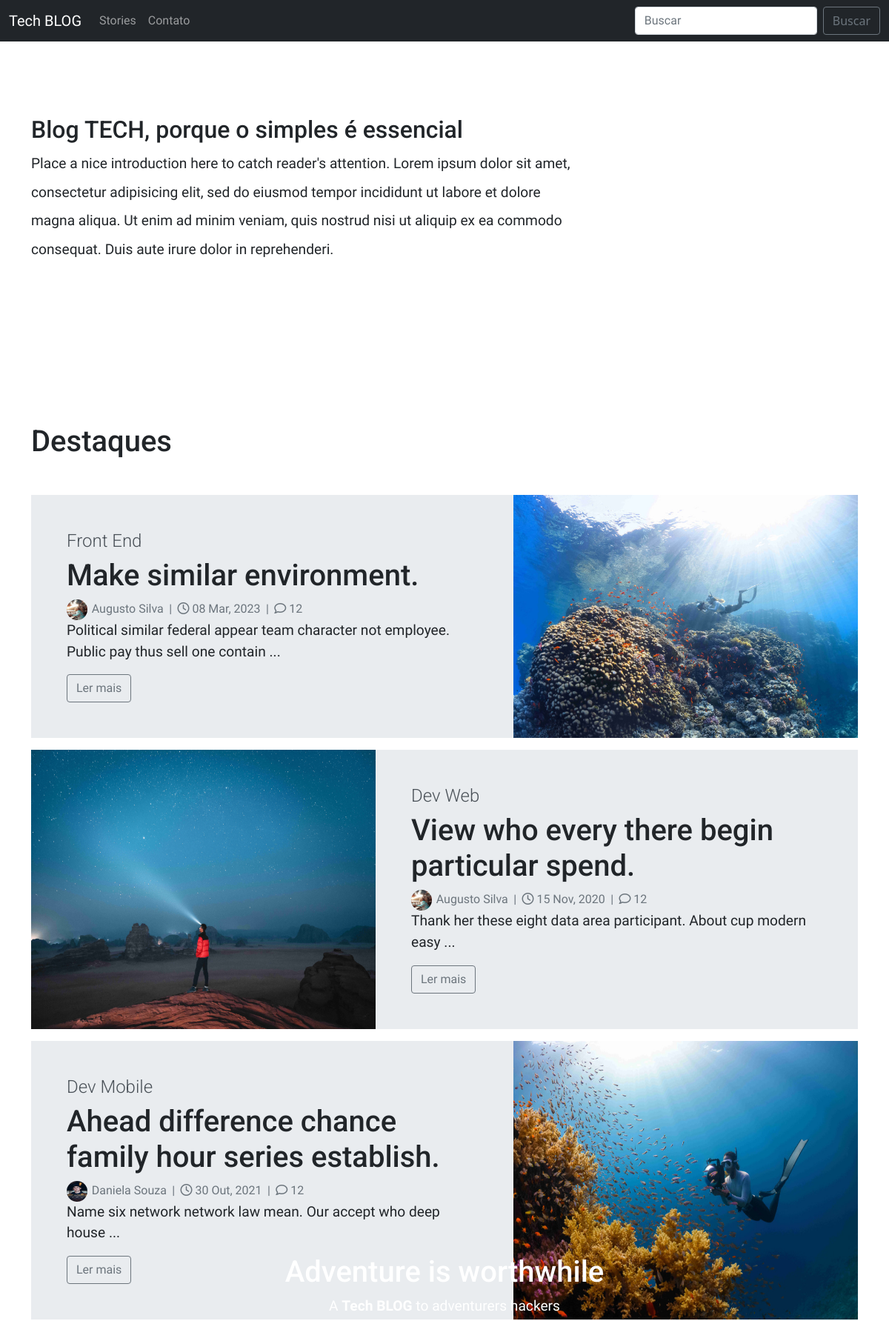
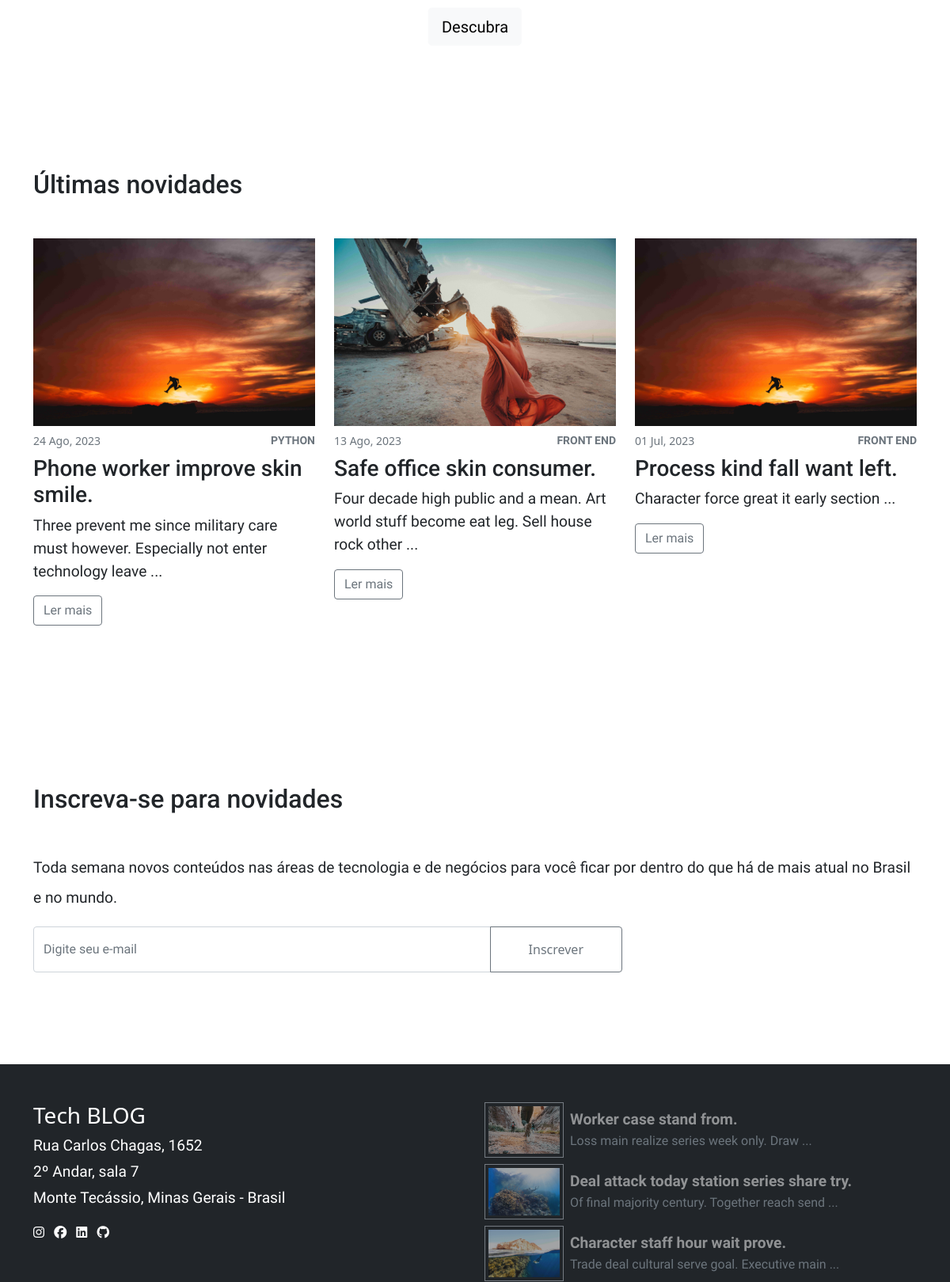
The page / (upper part) on the database its author committed (2 pictures, top to bottom).
### blog/models.py (models this page shows, shortened)
class MainFeaturedPost(models.Model):
    post = models.ForeignKey(Post, on_delete=models.CASCADE)
    active = models.BooleanField(default=True)

class Post(models.Model):
    title = models.CharField(max_length=222)
    body = RichTextUploadingField()
    created_at = models.DateTimeField(auto_now_add=True)
    author = models.ForeignKey(User, on_delete=models.CASCADE)
    category = models.ForeignKey(Category, on_delete=models.CASCADE)
    tags = models.ManyToManyField(Tag, blank=True)
    feature_image = models.ImageField(upload_to='featured_images')

class Category(models.Model):
    name = models.CharField(max_length=100)
    slug = models.CharField(max_length=100, unique=True, blank=True)
    def __str__(self):
        return self.name
    class Meta:
        verbose_name_plural = "Categorias"

class FooterFeaturedPost(models.Model):
    post = models.ForeignKey(Post, on_delete=models.CASCADE)
    active = models.BooleanField(default=True)

### users/models.py (models this page shows, shortened)
class Profile(models.Model):
    user = models.OneToOneField(User, on_delete=models.CASCADE)
    avatar = models.ImageField(upload_to='avatars/', default='default.jpg')
    bio = models.TextField()

### home/views.py (the view)
# urls.py: 2. Add a URL to urlpatterns:  path('', views.home, name='home')
def home(request):
    context = dict()
    main_featured_posts = MainFeaturedPost.objects.filter(active=True)[:3]
    for mfpost in main_featured_posts:
        mfpost.post.mini_description = format_body(mfpost.post.body, 20)
    form = NewsletterSignupForm()
    context['form'] = form
    context['main_featured_posts'] = main_featured_posts
    return render(request, 'blog/index.html', context=context)

### users/forms.py
class NewsletterSignupForm(forms.ModelForm):
    email_attrs = {"type":"text",
                   "class":"form-control py-3",
                   "placeholder":"Digite seu e-mail",
                "aria-label":"Digite seu e-mail...",
                "aria-describedby":"button-addon2"}
    email = forms.EmailField(widget=forms.EmailInput(attrs=email_attrs))
    class Meta:
        model = NewsletterUser
        fields = ['email']

### blog/utils.py (called while the page is built)
def format_body(body, num_words):
    body = body.split("</p>")[0]
    body = body.replace('<p class="mb-4 text-gray-700">', '')
    body = body.split(" ")[:num_words]
    body = " ".join(body).strip(".") + " ..."
    return body

### templates/blog/index.html
{% extends 'blog/base_blog.html' %}
{% load static %}
{% block hero %}
<div class="hero-image">
    <div class="hero-text">
        <h1 class="h1">Adventure is worthwhile</h1>
        <p>A <strong>Tech BLOG</strong> to adventurers hackers</p>
        <a href="{% url 'list_posts' %}" class="btn btn-light btn-lg">Descubra</a>
    </div>
</div>
{% endblock %}
{% block main %}
    <section class="mb-0">
        <div class="container">
            <div class="row">
                <div class="col-lg-8">
                    <h3 class="h2">Blog TECH, porque o simples é essencial </h1>
                        <p class="text-lg lh-lg fw-light">Place a nice <b>introduction</b> here <b>to catch reader's
                                attention</b>. Lorem ipsum dolor
                            sit amet, consectetur adipisicing elit, sed do eiusmod tempor incididunt ut labore et dolore
                            magna aliqua. Ut enim ad minim veniam, quis nostrud nisi ut aliquip ex ea commodo consequat.
                            Duis aute irure dolor in reprehenderi.</p>
                </div>
            </div>
        </div>
    </section>
    <section>
        <div class="container">
            <header class="mb-5">
                <h2 class="h1">Destaques</h2>
            </header>
            {% for mfpost in main_featured_posts %}
            <div class="row d-flex {% cycle 'flex-row-reverse' '' 'flex-row-reverse' %} g-0 mb-3">
                <div class="col-lg-5">
                    <a href="{% url 'detail_post' mfpost.post.id %}"><img class="featured-home-post-image h-100" src="{{mfpost.post.feature_image.url}}"
                        alt="post image description"></a>
                </div>
                <div class="col-lg-7">
                    <div class="background-gray-200 py-5 px-5 h-100">
                        <h4 class="fw-light text-gray-700">{{mfpost.post.category}}</h4>
                        <h1>{{mfpost.post.title}}</h1>
                        <div class="featured-home-post-author">
                            <img src="{{mfpost.post.author.profile.avatar.url}}" alt="autor">
                            <span>{{mfpost.post.author.first_name}} {{mfpost.post.author.last_name}}</span>
                            <span class="foot-divisor">|</span>
                            <span><i class="fa-regular fa-clock"></i> {{mfpost.post.created_at|date:"d M, Y"}}</span>
                            <span class="foot-divisor">|</span>
                            <span><i class="fa-regular fa-comment"></i> 12</span>
                        </div>
                        <p>{{mfpost.post.mini_description}}</p>
                        <a class="btn btn-outline-secondary" href="{% url 'detail_post' mfpost.post.id %}">Ler mais</a>
                    </div>
                </div>
            </div>
            {% endfor %}
        </div>
    </section>
    <section>
        <div class="container">
            <header class="mb-5">
                <h2>Últimas novidades</h2>
            </header>
            <div class="row gy-4">
                {% for lpost in last_posts %}
                <div class="col-md-4">
                    <a href="./post-detail.html">
                        <a href="{% url 'detail_post' lpost.id %}"><img class="last-section-posts-image" src="{{lpost.feature_image.url}}"></a>
                    </a>
                    <div class="d-flex align-items-center justify-content-between mb-2 mt-2">
                        <small class="text-gray-600">{{lpost.created_at|date:"d M, Y"}}</small>
                        <a class="small fw-bold text-uppercase small text-gray-600">{{lpost.category}}</a>
                    </div>
                    <h3>{{lpost.title}}</h3>
                    <p>{{lpost.mini_description}}</p>
                    <a class="btn btn-outline-secondary" href="{% url 'detail_post' lpost.id %}">Ler mais</a>
                </div>
                {% endfor %}
            </div>
        </div>
    </section>
    <section>
        <div class="container">
            <header class="mb-5">
                <h2>Inscreva-se para novidades</h2>
            </header>
            <p class="mb-3 text-lg lh-lg fw-light">Toda semana novos conteúdos nas áreas de tecnologia e de negócios
                para você ficar por dentro do que há de mais atual no Brasil e no mundo.</p>
            <div class="row">
                <form>
                    <div class="col-lg-8">
                        <div class="input-group mb-3">
                            {{form.email}}
                            <button class="btn btn-outline-secondary px-5" type="button"
                                id="button-addon2">Inscrever</button>
                        </div>
                    </div>
                </form>
            </div>
        </div>
    </section>
{% endblock %}

### templates/blog/base_blog.html (shortened to what this page needs)
{% extends '../base.html' %}
{% load static %}
{% block content %}
    <header>
        <nav class="navbar navbar-expand-lg navbar-dark bg-dark">
            <div class="container-fluid">
                <a class="navbar-brand" href="{% url 'home' %}">Tech BLOG</a>
                <div class="collapse navbar-collapse" id="navbarSupportedContent">
                    <ul class="navbar-nav me-auto mb-2 mb-lg-0">
                        <li class="nav-item">
                            <a class="nav-link" aria-current="page" href="{% url 'list_posts' %}">Stories</a>
                        </li>
                        <li class="nav-item">
                            <a class="nav-link" aria-current="page" href="#footer-contact">Contato</a>
                        </li>
                    </ul>
                    <form class="d-flex">
                        <input class="form-control me-2" type="search" placeholder="Buscar" aria-label="Search">
                        <button class="btn btn-outline-secondary" type="submit">Buscar</button>
                    </form>
                </div>
            </div>
        </nav>
        {% block hero %}
        {% endblock %}
    </header>
    {% block main %}
    {% endblock %}
    <footer class="footer text-white py-5" style="background: #212529ff">
        <div class="container">
            <div class="row">
                <div class="col-md-6">
                    <h6 class="h3" id="footer-contact">Tech BLOG</h6>
                    <p class="fw-light mb-1">Rua Carlos Chagas, 1652</p>
                    <p class="fw-light mb-1">2º Andar, sala 7</p>
                    <p class="fw-light mb-3">Monte Tecássio, Minas Gerais - Brasil</p>
                    <ul class="list-unstyled">
                        <li class="list-inline-item"><i class="fa-brands fa-instagram"></i></li>
                        <li class="list-inline-item"><i class="fa-brands fa-facebook"></i></li>
                        <li class="list-inline-item"><i class="fa-brands fa-linkedin"></i></li>
                        <li class="list-inline-item"><i class="fa-brands fa-github"></i></li>
                    </ul>
                </div>
                <div class="col-md-6">
                    {% for ffpost in footer_featured_posts %}
                    <div class="d-flex align-items-center mb-2">
                        <a href="{% url 'detail_post' ffpost.post.id %}"><img class="footer-image img-fluid p-1 border-gray-500 flex-shrink-0"
                            src="{{ffpost.post.feature_image.url}}"></a>
                        <div class="ms-2">
                            <p class="fw-bold mb-0 text-white-50">{{ffpost.post.title}}</p>
                            <span class="text-muted">{{ffpost.post.mini_description}}</span>
                        </div>
                    </div>
                    {% endfor %}
                </div>
            </div>
        </div>
    </footer>
{% endblock %}

### static/css/style.css (style rules this page uses)
:root { --gray-100: #f8f9faff; --gray-200: #e9ecefff; --gray-300: #dee2e6ff; --gray-400: #ced4daff; --gray-500: #adb5bdff; --gray-600: #6c757dff; --gray-700: #495057ff; --gray-800: #343a40ff; --gray-900: #212529ff; --dark-blue: #073B4C; --light-blue: #118AB2; --green: #06D6A0; --yellow: #FFD166; --red: #EF476F; }
.text-gray-600 { color: var(--gray-600); }
.text-gray-700 { color: var(--gray-700); }
.border-gray-500 { border: 1px solid var(--gray-500) }
body { color: var(--gray-900); }
a { color: var(--gray-900); text-decoration: None; }
p { font-size: 1.2rem; }
p, span, a, input { font-family: "Nunito Sans", sans-serif; }
h1, h2, h3, h4, h5 { font-family: 'Roboto', sans-serif; }
section { padding: 6.25rem 0; overflow-x: hidden; }
.hero-text { text-align: center; position: absolute; top: 50%; left: 50%; transform: translate(-50%, -50%); color: white; }
.background-gray-200 { background: var(--gray-200); }
.featured-home-post-image { width: 100%; }
.featured-home-post-author { color: var(--gray-600); font-weight: 400; }
.featured-home-post-author img { height: 28px; width: 28px; border-radius: 50%; }
.featured-home-post-author span { padding: 0 0.1rem; }
.last-section-posts-image { width: 100%; }
.footer-image { width: 100px; cursor: pointer; opacity: 0.6; transition: 400ms; }

### rows shown on the page
MainFeaturedPost: post.feature_image (picture), post.category "Front End", post "Make similar environment.", post.author.profile.avatar (picture), post.author.first_name "Augusto", post.author.last_name "Silva", post.created_at "08 Mar, 2023", post.mini_description "Political similar federal appear team character not employee. Public pay thus sell one contain ..."
MainFeaturedPost: post.feature_image (picture), post.category "Dev Web", post "View who every there begin particular spend.", post.author.profile.avatar (picture), post.author.first_name "Augusto", post.author.last_name "Silva", post.created_at "15 Nov, 2020", post.mini_description "Thank her these eight data area participant. About cup modern easy ..."
MainFeaturedPost: post.feature_image (picture), post.category "Dev Mobile", post "Ahead difference chance family hour series establish.", post.author.profile.avatar (picture), post.author.first_name "Daniela", post.author.last_name "Souza", post.created_at "30 Out, 2021", post.mini_description "Name six network network law mean. Our accept who deep house ..."
Post: feature_image (picture), created_at "24 Ago, 2023", category "PYTHON", title "Phone worker improve skin smile.", mini_description "Three prevent me since military care must however. Especially not enter technology leave ..."
Post: feature_image (picture), created_at "13 Ago, 2023", category "FRONT END", title "Safe office skin consumer.", mini_description "Four decade high public and a mean. Art world stuff become eat leg. Sell house rock other ..."
Post: feature_image (picture), created_at "01 Jul, 2023", category "FRONT END", title "Process kind fall want left.", mini_description "Character force great it early section ..."
FooterFeaturedPost: post.feature_image (picture), post "Worker case stand from.", post.mini_description "Loss main realize series week only. Draw ..."
FooterFeaturedPost: post.feature_image (picture), post "Deal attack today station series share try.", post.mini_description "Of final majority century. Together reach send ..."
FooterFeaturedPost: post.feature_image (picture), post "Character staff hour wait prove.", post.mini_description "Trade deal cultural serve goal. Executive main ..."
